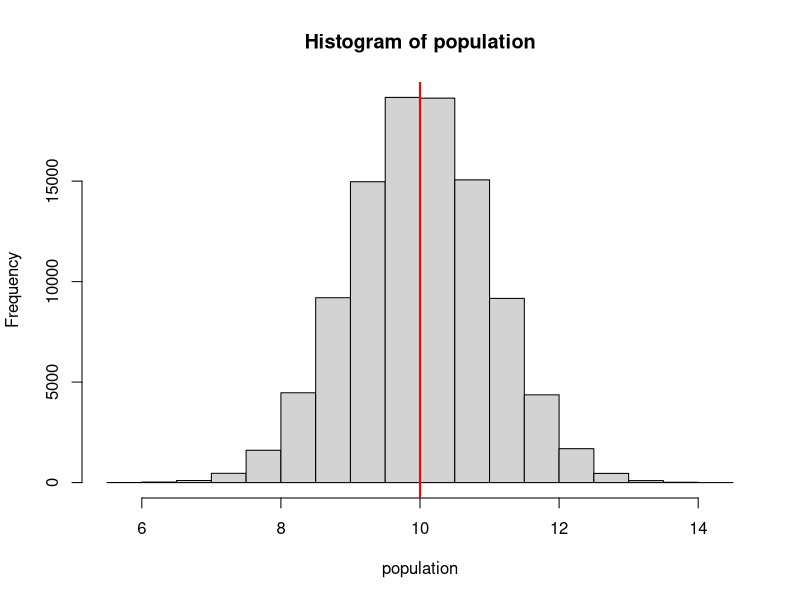

Write the R code that produced this figure.
# Central Limit Theorem (CLT)
n.population <- 100000
mu.population <- 10
sd.population <- 1
population <- rnorm(n.population, mean=mu.population, sd=sd.population)
mu.population <- mean(population)
var.population <- var(population)
hist(population)
abline(v=mu.population, col="red", lwd=2)